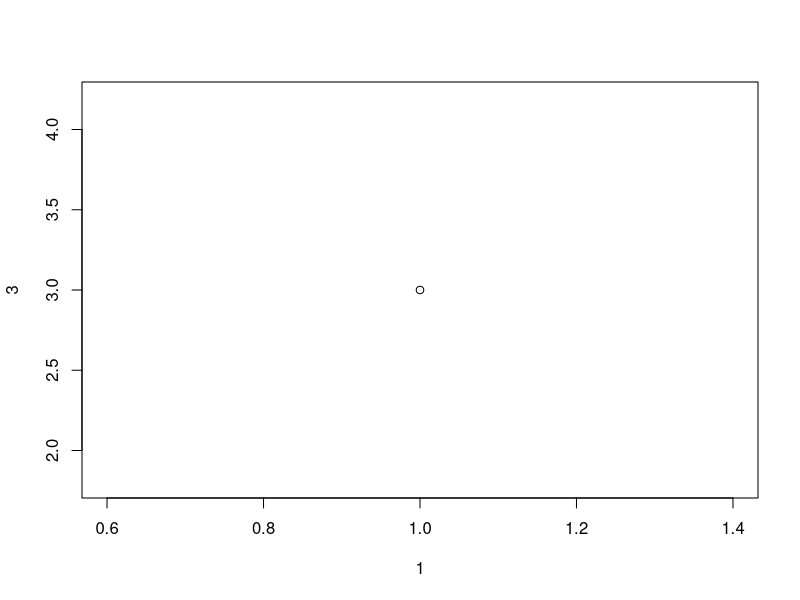
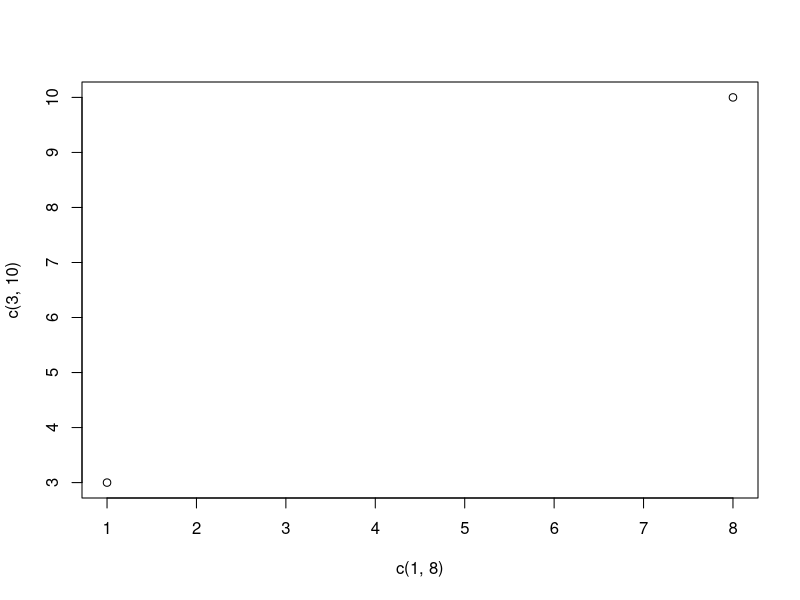
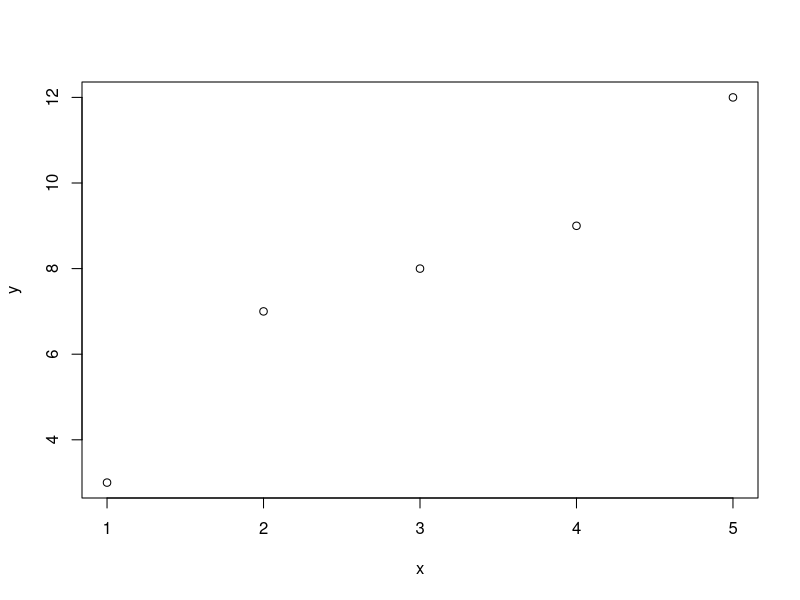
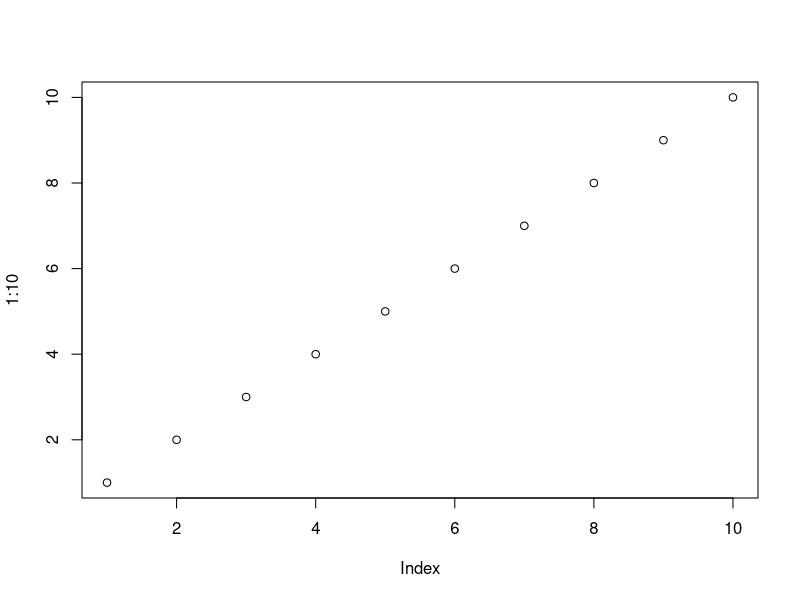
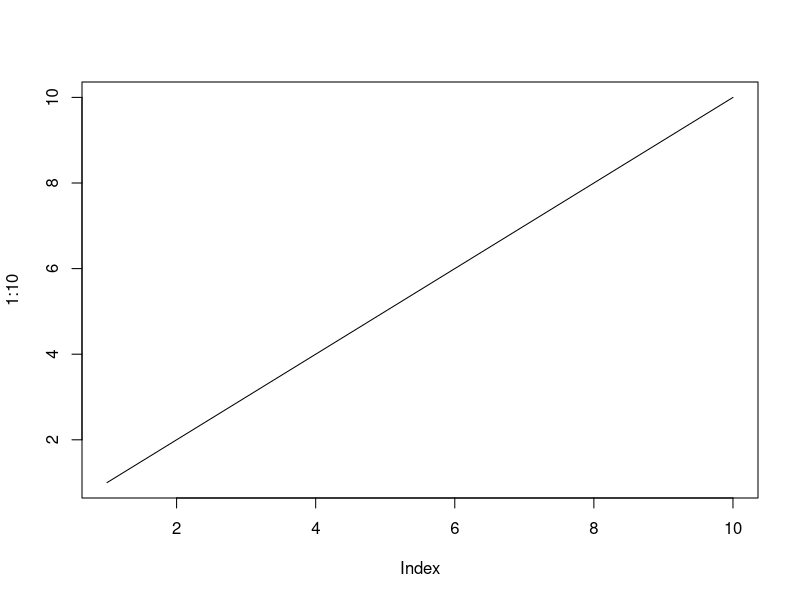
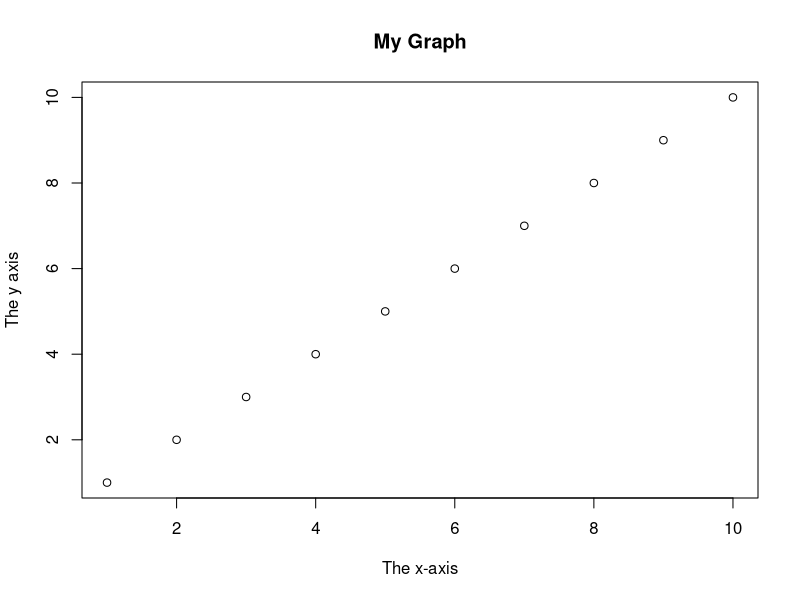
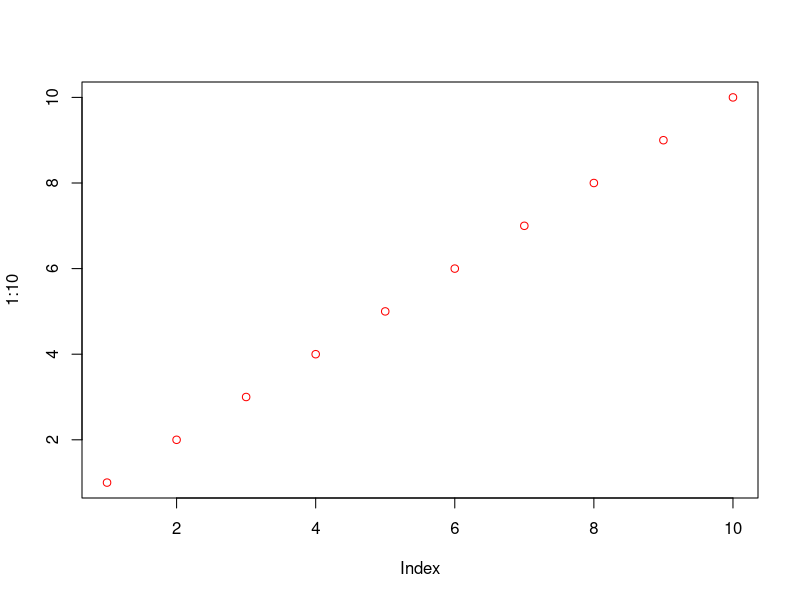
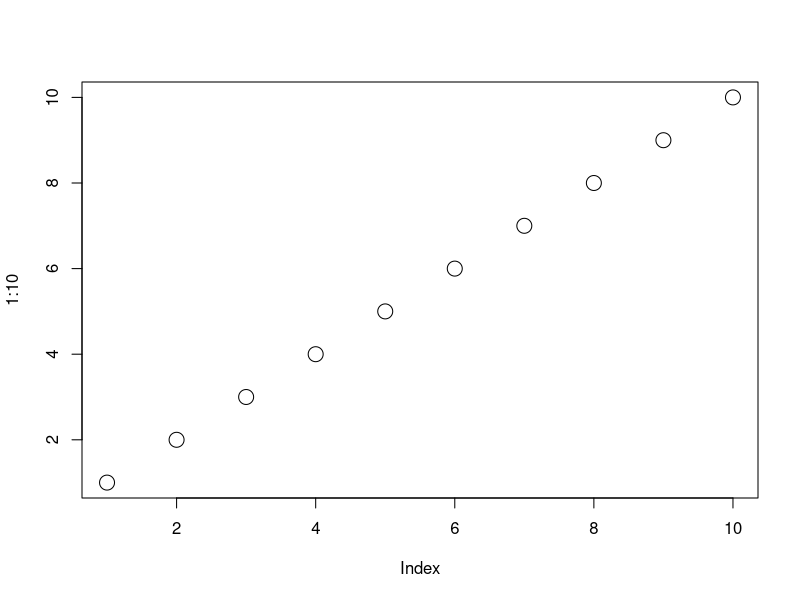

Write R code to recreate these figures, in order.
## ---- chunk 1
knitr::opts_chunk$set(echo = TRUE)
## ---- chunk 2
"welcome to R"
## ---- chunk 3
(40-70)/3
## ---- chunk 4
1:10
## ---- chunk 5
for (x in 1:10){print(x)}
## ---- chunk 6
text <- "perfect language"
paste("R is",text)
var1 <- var2 <- var3 <- "Orange"
var1
var2
var3
# numeric
x <- 10.5
class(x)

# integer
x <- 1000L
class(x)

# complex
x <- 9i + 3
class(x)

# character/string
x <- "R is exciting"
class(x)

# logical/boolean
x <- TRUE
class(x)
x <- 10.5
y <- 55

# Print values of x and y
x
y

# Print the class name of x and y
class(x)
class(y)
x <- 1L # integer
y <- 2 # numeric

# convert from integer to numeric:
a <- as.numeric(x)

# convert from numeric to integer:
b <- as.integer(y)

# print values of x and y
x
y

# print the class name of a and b
class(a)
class(b)
max(5, 10, 15)

min(5, 10, 15)
sqrt(16)
ceiling(1.4)

floor(1.4)
str <- "Hello"

str # print the value of str
str <- "Lorem ipsum dolor sit amet,
consectetur adipiscing elit,
sed do eiusmod tempor incididunt
ut labore et dolore magna aliqua."
str # print the value of str
str <- "Lorem ipsum dolor sit amet,
consectetur adipiscing elit,
sed do eiusmod tempor incididunt
ut labore et dolore magna aliqua."
cat(str)
str <- "Hello World!"
nchar(str)
str <- "Hello World!"
grepl("H", str)
grepl("Hello", str)
grepl("X", str)
str <- "We are the so-called \"Vikings\", from the north."

str
cat(str)
10 > 9    # TRUE because 10 is greater than 9
10 == 9   # FALSE because 10 is not equal to 9
10 < 9    # FALSE because 10 is greater than 9
a <- 10
b <- 9

a > b
a <- 200
b <- 33

if (b > a) {
  print ("b is greater than a")
} else {
  print("b is not greater than a")
}
my_var <- 3

my_var <<- 3

3 -> my_var

3 ->> my_var

my_var # print my_var
a <- 200
b <- 33

if (b > a) {
  print("b is greater than a")
} else if (a == b) {
  print("a and b are equal")
} else {
  print("a is greater than b")
}
a <- 200
b <- 33

if (b > a) {
  print("b is greater than a")
} else {
  print("b is not greater than a")
}
x <- 41

if (x > 10) {
  print("Above ten")
  if (x > 20) {
    print("and also above 20!")
  } else {
    print("but not above 20.")
  }
} else {
  print("below 10.")
}
a <- 200
b <- 33
c <- 500

if (a > b & c > a) {
  print("Both conditions are true")
}
a <- 200
b <- 33
c <- 500

if (a > b | a > c) {
  print("At least one of the conditions is true")
}
a <- 33
b <- 33

if (b > a) {
  print("b is greater than a")
} else if (a == b) {
  print ("a and b are equal")
}
a <- 200
b <- 33

if (b > a) {
  print("b is greater than a")
} else if (a == b) {
  print("a and b are equal")
} else {
  print("a is greater than b")
}
fruits <- list("apple", "banana", "cherry")

for (x in fruits) {
  print(x)
}
dice <- c(1, 2, 3, 4, 5, 6)

for (x in dice) {
  print(x)
}
fruits <- list("apple", "banana", "cherry")

for (x in fruits)
{if (x == "cherry") 
{break } 
print(x)}
fruits <- list("apple", "banana", "cherry")

for (x in fruits) {
  if (x == "banana") {
    next
  }
  print(x)
}
dice <- 1:6

for(x in dice) {
  if (x == 6) {
    print(paste("The dice number is", x, "Yahtzee!"))
  } else {
    print(paste("The dice number is", x, "Not Yahtzee"))
  }
}
adj <- list("redc", "big", "tasty")

fruits <- list("apple", "banana", "cherry")
  for (x in adj) {
    for (y in fruits) {
      print(paste(x, y))
  }
  }
## ---- chunk 7
my_function <- function(fname) {
  paste(fname, "Griffin")
}

my_function("Peter")
my_function("Lois")
my_function("Stewie")
log_values <- c(TRUE, FALSE, TRUE, FALSE)

log_values
fruits <- c("banana", "apple", "mango", "lemon")
numbers <- c(13, 3, 5, 7, 20, 2)

sort(fruits)  # Sort a string
sort(numbers) # Sort numbers
fruits <- c("banana", "apple")

# Access the first item (banana)
fruits[1]
repeat_each <- rep(c(1,2,3), each = 3)

repeat_each
repeat_times <- rep(c(1,2,3), times = 3)

repeat_times
numbers <- 1:10

numbers
numbers <- seq(from = 0, to = 100, by = 20)

numbers
thislist <- list("apple", "banana", "cherry")

"apple" %in% thislist
thislist <- list("apple", "banana", "cherry")

append(thislist, "orange", after = 2)
thislist <- list("apple", "banana", "cherry")

newlist <- thislist[-1]
thislist <- list("apple", "banana", "cherry", "orange", "kiwi", "melon", "mango")

(thislist)[2:5]
list1 <- list("a", "b", "c")
list2 <- list(1,2,3)
list3 <- c(list1,list2)

list3
thismatrix <- matrix(c("apple", "banana", "cherry", "orange"), nrow = 2, ncol = 2)
thismatrix[1, 2]
thismatrix <- matrix(c("apple", "banana", "cherry", "orange","grape", "pineapple", "pear", "melon", "fig"), nrow = 3, ncol = 3)

thismatrix[c(1,2),]
thismatrix <- matrix(c("apple", "banana", "cherry", "orange","grape", "pineapple", "pear", "melon", "fig"), nrow = 3, ncol = 3)

newmatrix <- cbind(thismatrix, c("strawberry", "blueberry", "raspberry"))

# Print the new matrix
newmatrix
thismatrix <- matrix(c("apple", "banana", "cherry", "orange","grape", "pineapple", "pear", "melon", "fig"), nrow = 3, ncol = 3)

newmatrix <- rbind(thismatrix, c("strawberry", "blueberry", "raspberry"))

# Print the new matrix
newmatrix
thismatrix <- matrix(c("apple", "banana", "cherry", "orange", "mango", "pineapple"), nrow = 3, ncol =2)

#Remove the first row and the first column
thismatrix <- thismatrix[-c(1), -c(1)]

thismatrix
thismatrix <- matrix(c("apple", "banana", "cherry", "orange"), nrow = 2, ncol = 2)

"apple" %in% thismatrix
thismatrix <- matrix(c("apple", "banana", "cherry", "orange"), nrow = 2, ncol = 2)

dim(thismatrix)
thismatrix <- matrix(c("apple", "banana", "cherry", "orange"), nrow = 2, ncol = 2)

length(thismatrix)
thismatrix <- matrix(c("apple", "banana", "cherry", "orange"), nrow = 2, ncol = 2)

for (rows in 1:nrow(thismatrix)) {
  for (columns in 1:ncol(thismatrix)) {
    print(thismatrix[rows, columns])
  }
}
# Combine matrices
Matrix1 <- matrix(c("apple", "banana", "cherry", "grape"), nrow = 2, ncol = 2)
Matrix2 <- matrix(c("orange", "mango", "pineapple", "watermelon"), nrow = 2, ncol = 2)

# Adding it as a rows
Matrix_Combined <- rbind(Matrix1, Matrix2)
Matrix_Combined

# Adding it as a columns
Matrix_Combined <- cbind(Matrix1, Matrix2)
Matrix_Combined
# An array with one dimension with values ranging from 1 to 24
thisarray <- c(1:24)
thisarray

# An array with more than one dimension
multiarray <- array(thisarray, dim = c(4, 3, 2))
multiarray
thisarray <- c(1:24)
multiarray <- array(thisarray, dim = c(4, 3, 2))

multiarray[2, 3, 2]
thisarray <- c(1:24)

# Access all the items from the first row from matrix one
multiarray <- array(thisarray, dim = c(4, 3, 2))
multiarray[c(1),,1]

# Access all the items from the first column from matrix one
multiarray <- array(thisarray, dim = c(4, 3, 2))
multiarray[,c(1),1]
# Create a data frame
Data_Frame <- data.frame (
  Training = c("Strength", "Stamina", "Other"),
  Pulse = c(100, 150, 120),
  Duration = c(60, 30, 45)
)

# Print the data frame
Data_Frame
Data_Frame <- data.frame (
  Training = c("Strength", "Stamina", "Other"),
  Pulse = c(100, 150, 120),
  Duration = c(60, 30, 45)
)

Data_Frame

summary(Data_Frame)
Data_Frame <- data.frame (
  Training = c("Strength", "Stamina", "Other"),
  Pulse = c(100, 150, 120),
  Duration = c(60, 30, 45)
)

Data_Frame[1]

Data_Frame[["Training"]]

Data_Frame$Training
Data_Frame <- data.frame (
  Training = c("Strength", "Stamina", "Other"),
  Pulse = c(100, 150, 120),
  Duration = c(60, 30, 45)
)

# Add a new row
New_row_DF <- rbind(Data_Frame, c("Strength", 110, 110))

# Print the new row
New_row_DF
Data_Frame <- data.frame (
  Training = c("Strength", "Stamina", "Other"),
  Pulse = c(100, 150, 120),
  Duration = c(60, 30, 45)
)

# Add a new column
New_col_DF <- cbind(Data_Frame, Steps = c(1000, 6000, 2000))

# Print the new column
New_col_DF
Data_Frame <- data.frame (
  Training = c("Strength", "Stamina", "Other"),
  Pulse = c(100, 150, 120),
  Duration = c(60, 30, 45)
)

# Remove the first row and column
Data_Frame_New <- Data_Frame[-c(1), -c(1)]

# Print the new data frame
Data_Frame_New
Data_Frame <- data.frame (
  Training = c("Strength", "Stamina", "Other"),
  Pulse = c(100, 150, 120),
  Duration = c(60, 30, 45)
)

dim(Data_Frame)
Data_Frame <- data.frame (
  Training = c("Strength", "Stamina", "Other"),
  Pulse = c(100, 150, 120),
  Duration = c(60, 30, 45)
)

ncol(Data_Frame)
nrow(Data_Frame)
Data_Frame1 <- data.frame (
  Training = c("Strength", "Stamina", "Other"),
  Pulse = c(100, 150, 120),
  Duration = c(60, 30, 45)
)

Data_Frame2 <- data.frame (
  Training = c("Stamina", "Stamina", "Strength"),
  Pulse = c(140, 150, 160),
  Duration = c(30, 30, 20)
)

New_Data_Frame <- rbind(Data_Frame1, Data_Frame2)
New_Data_Frame
# Create a factor
music_genre <- factor(c("Jazz", "Rock", "Classic", "Classic", "Pop", "Jazz", "Rock", "Jazz"))

# Print the factor
music_genre
music_genre <- factor(c("Jazz", "Rock", "Classic", "Classic", "Pop", "Jazz", "Rock", "Jazz"))

levels(music_genre)
music_genre <- factor(c("Jazz", "Rock", "Classic", "Classic", "Pop", "Jazz", "Rock", "Jazz"), levels = c("Classic", "Jazz", "Pop", "Rock", "Opera"))

music_genre[3] <- "Opera"

music_genre[3]
plot(1, 3)
plot(c(1, 8), c(3, 10))
x <- c(1, 2, 3, 4, 5)
y <- c(3, 7, 8, 9, 12)

plot(x, y)
plot(1:10)
plot(1:10, type="l")
plot(1:10, main="My Graph", xlab="The x-axis", ylab="The y axis")
plot(1:10, col="red")
plot(1:10, cex=2)
plot(1:10, pch=25, cex=2)
plot(1:10, type="l", col="blue")
plot(1:10, type="l", lwd=2)
plot(1:10, type="l", lwd=5, lty=3)
line1 <- c(1,2,3,4,5,10)
line2 <- c(2,5,7,8,9,10)

plot(line1, type = "l", col = "blue")
lines(line2, type="l", col = "red")
# day one, the age and speed of 12 cars:
x1 <- c(5,7,8,7,2,2,9,4,11,12,9,6)
y1 <- c(99,86,87,88,111,103,87,94,78,77,85,86)

# day two, the age and speed of 15 cars:
x2 <- c(2,2,8,1,15,8,12,9,7,3,11,4,7,14,12)
y2 <- c(100,105,84,105,90,99,90,95,94,100,79,112,91,80,85)

plot(x1, y1, main="Observation of Cars", xlab="Car age", ylab="Car speed", col="red", cex=2)
points(x2, y2, col="blue", cex=2)
# Create a vector of pies
x <- c(10,20,30,40)

# Display the pie chart
pie(x)
# Create a vector of pies
x <- c(10,20,30,40)

# Display the pie chart and start the first pie at 90 degrees
pie(x, init.angle = 90)
# Create a vector of pies
x <- c(10,20,30,40)

# Create a vector of labels
mylabel <- c("Apples", "Bananas", "Cherries", "Dates")

# Display the pie chart with labels
pie(x, label = mylabel, main = "Fruits")
# Create a vector of colors
colors <- c("blue", "yellow", "green", "black")

# Display the pie chart with colors
pie(x, label = mylabel, main = "Fruits", col = colors)
# Create a vector of labels
mylabel <- c("Apples", "Bananas", "Cherries", "Dates")

# Create a vector of colors
colors <- c("blue", "yellow", "green", "black")

# Display the pie chart with colors
pie(x, label = mylabel, main = "Pie Chart", col = colors)

# Display the explanation box
legend("bottomright", mylabel, fill = colors)
# x-axis values
x <- c("A", "B", "C", "D")

# y-axis values
y <- c(2, 4, 6, 8)

barplot(y, names.arg = x)
x <- c("A", "B", "C", "D")
y <- c(2, 4, 6, 8)

barplot(y, names.arg = x, col = "red")
x <- c("A", "B", "C", "D")
y <- c(2, 4, 6, 8)

barplot(y, names.arg = x, density = 10)
x <- c("A", "B", "C", "D")
y <- c(2, 4, 6, 8)

barplot(y, names.arg = x, width = c(1,2,3,4))
x <- c("A", "B", "C", "D")
y <- c(2, 4, 6, 8)

barplot(y, names.arg = x, horiz = TRUE)
# Print the mtcars data set
mtcars
?mtcars
Data_Cars <- mtcars # create a variable of the mtcars data set for better organization

# Use dim() to find the dimension of the data set
dim(Data_Cars)

# Use names() to find the names of the variables from the data set
names(Data_Cars)
Data_Cars <- mtcars

rownames(Data_Cars)
Data_Cars <- mtcars

Data_Cars$cyl
Data_Cars <- mtcars

mean(Data_Cars$wt)
